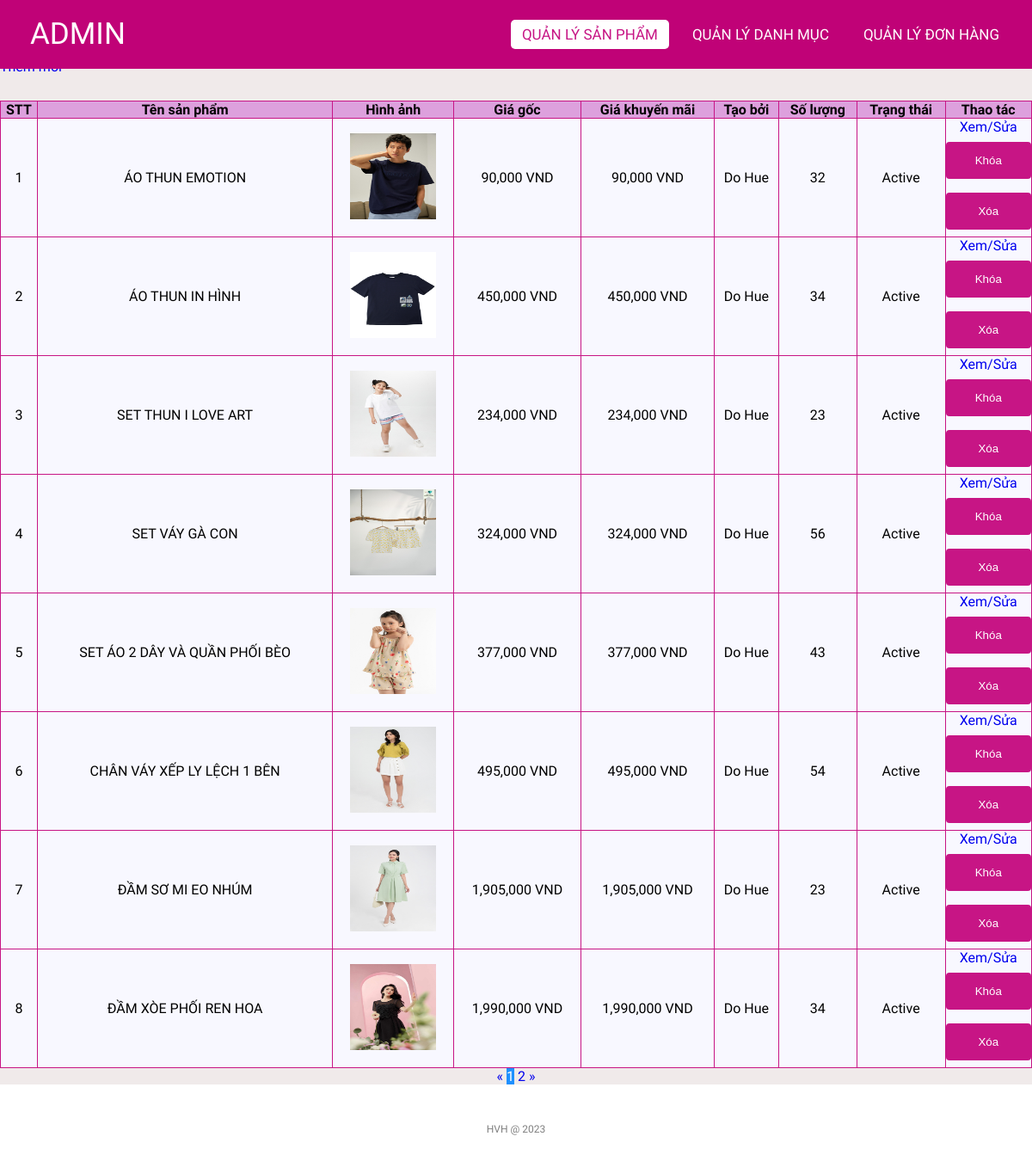
Screenshot of /admin/productlist.php (signed in) with the database file from the repository.
### tables this page shows
CREATE TABLE `products` (
  `id` int(11) NOT NULL,
  `name` varchar(255) NOT NULL,
  `originalPrice` decimal(10,0) NOT NULL,
  `promotionPrice` decimal(10,0) NOT NULL,
  `image` varchar(50) NOT NULL,
  `createdBy` int(11) NOT NULL,
  `createdDate` date NOT NULL,
  `cateId` int(11) NOT NULL,
  `qty` int(11) NOT NULL,
  `des` varchar(1000) NOT NULL,
  `status` tinyint(1) NOT NULL,
  `soldCount` int(11) NOT NULL
);

CREATE TABLE `users` (
  `id` int(11) NOT NULL,
  `email` varchar(255) NOT NULL,
  `fullname` varchar(255) NOT NULL,
  `dob` date NOT NULL,
  `password` varchar(255) NOT NULL,
  `role_id` int(11) NOT NULL,
  `status` tinyint(1) NOT NULL,
  `address` varchar(500) NOT NULL
);

### lib/database.php (called while the page is built, shortened)
<?php
class Database extends PDO
{
  public $host   = DB_HOST;
  public $user   = DB_USER;
  public $pass   = DB_PASS;
  public $dbname = DB_NAME;
  public $link;
  private function connectDB()
  {
    $this->link = new mysqli(
      $this->host,
      $this->user,
      $this->pass,
      $this->dbname
    );
  }
  public function select($query)
  {
    $result = $this->link->query($query);
    if ($result->num_rows > 0) {
      return $result;
    } else {
      return false;
    }
  }
}

### classes/product.php (called while the page is built, shortened)
<?php
$filepath = realpath(dirname(__FILE__));
include_once($filepath . '/../lib/database.php');
?>
<?php
class product
{
    private $db;
    public function __construct()
    {
        $this->db = new Database();
    }
    public function getAllAdmin($page = 1, $total = 8)
    {
        $tmp = ($page - 1) * $total;
        $query =
            "SELECT products.*, categories.name as cateName, users.fullName
			 FROM products INNER JOIN categories ON products.cateId = categories.id INNER JOIN users ON products.createdBy = users.id
			 order by products.id desc
             limit $tmp,$total";
        $result = $this->db->select($query);
        return $result;
    }
    public function getCountPaging($row = 8)
    {
        $query = "SELECT COUNT(*) FROM products";
        $mysqli_result = $this->db->select($query);
        if ($mysqli_result) {
            $totalrow = intval((mysqli_fetch_all($mysqli_result, MYSQLI_ASSOC)[0])['COUNT(*)']);
            $result = ceil($totalrow / $row);
            return $result;
        }
        return false;
    }
}
?>

### admin/productlist.php (the view, shortened to what this page needs)
<?php
include '../classes/product.php';
$product = new product();
$list = $product->getAllAdmin((isset($_GET['page']) ? $_GET['page'] : 1));
$pageCount = $product->getCountPaging();
?>
<!DOCTYPE html>
<html lang="en">
<head>
    <link rel="stylesheet" href="css/style.css">
    <link rel="stylesheet" href="https://cdnjs.cloudflare.com/ajax/libs/font-awesome/5.15.4/css/all.min.css">
</head>
<body>
    <nav>
        <label class="logo">ADMIN</label>
        <ul>
            <li><a href="productlist.php" class="active">Quản lý Sản phẩm</a></li>
            <li><a href="categoriesList.php">Quản lý Danh mục</a></li>
            <li><a href="orderlist.php">Quản lý Đơn hàng</a></li>
        </ul>
    </nav>
    <div class="title">
        <h1>Danh sách sản phẩm</h1>
    </div>
    <div class="addNew">
        <a href="add_product.php">Thêm mới</a>
    </div>
    <div class="container">
        <?php $count = 1;
        if ($list) { ?>
            <table class="list">
                <tr>
                    <th>STT</th>
                    <th>Tên sản phẩm</th>
                    <th>Hình ảnh</th>
                    <th>Giá gốc</th>
                    <th>Giá khuyến mãi</th>
                    <th>Tạo bởi</th>
                    <th>Số lượng</th>
                    <th>Trạng thái</th>
                    <th>Thao tác</th>
                </tr>
                <?php foreach ($list as $key => $value) { ?>
                    <tr>
                        <td><?= $count++ ?></td>
                        <td><?= $value['name'] ?></td>
                        <td><img class="image-cart" src="uploads/<?= $value['image'] ?>" alt=""></td>
                        <td><?= number_format($value['originalPrice'], 0, '', ',') ?> VND</td>
                        <td><?= number_format($value['promotionPrice'], 0, '', ',') ?> VND</td>
                        <td><?= $value['fullName'] ?></td>
                        <td><?= $value['qty'] ?></td>
                        <td><?= ($value['status']) ? "Active" : "Block" ?></td>
                        <td>
                            <a href="edit_product.php?id=<?= $value['id'] ?>">Xem/Sửa</a>
                            <?php
                            if ($value['status']) { ?>
                                <form action="productlist.php" method="post">
                                    <input type="submit" value="Khóa" name="block">
                                </form>
                            <?php } ?>
                            <form action="productlist.php" method="post">
                                    <input type="submit" value="Xóa" name="delete">
                            </form>
                        </td>
                    </tr>
                <?php } ?>
            </table>
        <?php } else { ?>
            <h3>Chưa có sản phẩm nào...</h3>
        <?php } ?>
        <div class="pagination">
            <a href="productlist.php?page=<?= (isset($_GET['page'])) ? (($_GET['page'] <= 1) ? 1 : $_GET['page'] - 1) : 1 ?>">&laquo;</a>
            <?php
            for ($i = 1; $i <= $pageCount; $i++) {
                if (isset($_GET['page'])) {
                    if ($i == $_GET['page']) { ?>
                        <a class="active" href="productlist.php?page=<?= $i ?>"><?= $i ?></a>
                    <?php } else { ?>
                        <a href="productlist.php?page=<?= $i ?>"><?= $i ?></a>
                    <?php  }
                } else {
                    if ($i == 1) { ?>
                        <a class="active" href="productlist.php?page=<?= $i ?>"><?= $i ?></a>
                    <?php  } else { ?>
                        <a href="productlist.php?page=<?= $i ?>"><?= $i ?></a>
                    <?php   } ?>
                <?php  } ?>
            <?php }
            ?>
            <a href="productlist.php?page=<?= (isset($_GET['page'])) ? $_GET['page'] + 1 : 2 ?>">&raquo;</a>
        </div>
    </div>
    <footer>
        <p class="copyright">HVH @ 2023</p>
    </footer>
</body>
</html>

### admin/css/style.css (style rules this page uses)
* { padding: 0; margin: 0; text-decoration: none; list-style: none; box-sizing: border-box; }
body { font-family: Mitr; background: rgb(240, 234, 234); }
nav { top: 0; position: fixed; background: #c00277; height: 80px; width: 100%; }
label.logo { color: white; font-size: 35px; line-height: 80px; padding: 0 35px; }
nav ul { float: right; margin-right: 20px; }
nav ul li { display: inline-block; line-height: 80px; margin: 0 5px; }
nav ul li a { color: white; font-size: 17px; padding: 7px 13px; border-radius: 3px; text-transform: uppercase; border-radius: 5px; transition: 0.5s; }
.active, a:hover { background-color: white; color: mediumvioletred; }
.container { margin-top: 30px; height: auto; }
.addNew { margin-top: 30px; }
.title { background-color: white; }
footer { padding: 30px 0; background-color:white; }
footer .copyright { margin-top: 15px; text-align: center; font-size: 12px; color: gray; }
.list { width: 100%; background-color: ghostwhite; padding: 10px; border-collapse: collapse; }
.image-cart { height: 100px; width: 100px; }
th { background-color: plum; border: 1px solid mediumvioletred; }
td { border: 1px solid mediumvioletred; text-align: center; }
input[type=submit] { width: 100%; background-color: mediumvioletred; color: white; padding: 14px 20px; margin: 8px 0; border: none; border-radius: 4px; cursor: pointer; }
.pagination { text-align: center; }
.pagination a.active { background-color: dodgerblue; color: white; }

### rows the page displays
products: name "ÁO THUN EMOTION", image (picture), originalPrice "90,000", promotionPrice "90,000", users.fullname "Do Hue", qty "32", status "Active"
products: name "ÁO THUN IN HÌNH", image (picture), originalPrice "450,000", promotionPrice "450,000", users.fullname "Do Hue", qty "34", status "Active"
products: name "SET THUN I LOVE ART", image (picture), originalPrice "234,000", promotionPrice "234,000", users.fullname "Do Hue", qty "23", status "Active"
products: name "SET VÁY GÀ CON", image (picture), originalPrice "324,000", promotionPrice "324,000", users.fullname "Do Hue", qty "56", status "Active"
products: name "SET ÁO 2 DÂY VÀ QUẦN PHỐI BÈO", image (picture), originalPrice "377,000", promotionPrice "377,000", users.fullname "Do Hue", qty "43", status "Active"
products: name "CHÂN VÁY XẾP LY LỆCH 1 BÊN", image (picture), originalPrice "495,000", promotionPrice "495,000", users.fullname "Do Hue", qty "54", status "Active"
products: name "ĐẦM SƠ MI EO NHÚM", image (picture), originalPrice "1,905,000", promotionPrice "1,905,000", users.fullname "Do Hue", qty "23", status "Active"
products: name "ĐẦM XÒE PHỐI REN HOA", image (picture), originalPrice "1,990,000", promotionPrice "1,990,000", users.fullname "Do Hue", qty "34", status "Active"
